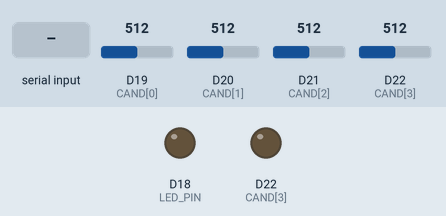
A sketch run on a simulated Arduino Due. Shown: output pins drawn as LEDs (lit = HIGH). Inputs (shaded band) come from the test bench; at power-on: D19 (CAND[0]) = 512, D20 (CAND[1]) = 512, D21 (CAND[2]) = 512, D22 (CAND[3]) = 512 (analog values on the 0–1023 scale). What the sketch prints to the serial monitor is not drawn.

Above: at 1.8 s.
1.9 s: "s" received over Serial
At 8.75 s:
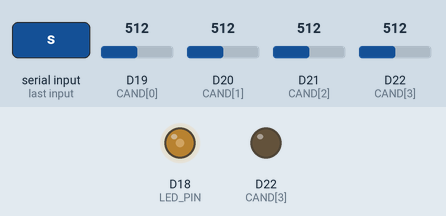
Timing chart, 0 to 9.5 s (numbered marks = the images above; inputs shaded):
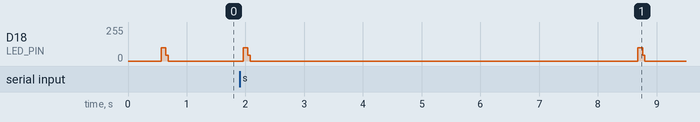

The sketch:

idrive_power.ino
```cpp
/*
 * idrive_power — power the encoder module and identify its outputs.
 *
 * Board: Teensy 3.2 / 3.1     Tools > USB Type: Serial
 *
 * WIRING CHANGE — ONE RESISTOR NEEDED
 * -----------------------------------
 *   Teensy pin 18 --[ 220 ohm ]-- encoder common wire   <-- the wire that was
 *                                                            on pin 18
 *   remaining 4 encoder wires -> pins 19, 20, 21, 22    (unchanged)
 *
 * Anything from 150 to 470 ohms is fine. At ~1.7 V across the junction that
 * gives roughly 7 mA, which is a sane IR emitter current and well inside what
 * a Teensy pin can source.
 *
 * WHAT IT DOES
 * ------------
 * We established that pin 18 is the module's V+ and that 19-22 are all on the
 * low side of it. We do NOT yet know which of those four is module ground and
 * which are signal outputs. So this sketch searches:
 *
 *   for each candidate ground G in {19,20,21,22}:
 *       drive G low (a real ground), leave the other three pulled up
 *       measure all three with the emitter ON, then again with it OFF
 *       report the difference
 *
 * A phototransistor output changes when the light behind it changes. So any
 * pin whose voltage MOVES between emitter-on and emitter-off is a real optical
 * output -- and that identifies both the correct ground and the signal pins
 * without you having to touch the knob at all.
 *
 * Then, once a promising configuration is found, turn the knob slowly: the
 * outputs should swing as the encoder wheel chops the beam.
 *
 * Commands:  's' = re-run the search      'l' = live mode on last good config
 */

const uint8_t LED_PIN = 18;               // via the series resistor
const uint8_t CAND[]  = { 19, 20, 21, 22 };
const uint8_t NC      = sizeof(CAND) / sizeof(CAND[0]);

int8_t   bestGround = -1;
uint32_t lastRun = 0;
bool     liveMode = false;

float readVolts(uint8_t pin) {
  uint32_t acc = 0;
  for (uint8_t k = 0; k < 8; k++) acc += analogRead(pin);
  return (acc / 8.0f) * 3.3f / 1023.0f;
}

void emitter(bool on) {
  pinMode(LED_PIN, OUTPUT);
  digitalWrite(LED_PIN, on ? HIGH : LOW);
  delay(3);
}

void search() {
  Serial.println();
  Serial.println("======== searching for module ground + outputs ========");
  float bestDelta = 0;
  bestGround = -1;

  for (uint8_t g = 0; g < NC; g++) {
    // candidate ground driven low; the rest pulled up as inputs
    for (uint8_t k = 0; k < NC; k++) pinMode(CAND[k], INPUT_PULLUP);
    pinMode(CAND[g], OUTPUT);
    digitalWrite(CAND[g], LOW);
    delay(5);

    Serial.print("  ground = ");
    Serial.print(CAND[g]);
    Serial.print(" : ");

    float maxDelta = 0;
    for (uint8_t j = 0; j < NC; j++) {
      if (j == g) continue;
      emitter(true);  float vOn  = readVolts(CAND[j]);
      emitter(false); float vOff = readVolts(CAND[j]);
      float d = fabs(vOn - vOff);
      if (d > maxDelta) maxDelta = d;

      Serial.print(CAND[j]); Serial.print(": on=");
      Serial.print(vOn, 2);  Serial.print("V off=");
      Serial.print(vOff, 2); Serial.print("V  d=");
      Serial.print(d, 2);
      if (d > 0.20f) Serial.print(" <== RESPONDS TO LIGHT");
      Serial.print("   ");
    }
    Serial.println();

    if (maxDelta > bestDelta) { bestDelta = maxDelta; bestGround = g; }
  }

  Serial.println("-------------------------------------------------------");
  if (bestDelta > 0.20f) {
    Serial.print("  BEST: ground on pin ");
    Serial.print(CAND[bestGround]);
    Serial.print("  (largest light response ");
    Serial.print(bestDelta, 2);
    Serial.println(" V)");
    Serial.println("  Entering live mode - TURN THE KNOB SLOWLY now.");
    liveMode = true;
  } else {
    Serial.println("  No pin responded to the emitter.");
    Serial.println("  Check the 220 ohm resistor is between pin 18 and the");
    Serial.println("  common wire, and that pin 18 really is the V+ wire.");
    liveMode = false;
  }
  Serial.println();
}

void live() {
  // hold the best configuration and stream the other pins
  for (uint8_t k = 0; k < NC; k++) pinMode(CAND[k], INPUT_PULLUP);
  pinMode(CAND[bestGround], OUTPUT);
  digitalWrite(CAND[bestGround], LOW);
  emitter(true);

  Serial.print(millis());
  Serial.print("  ");
  for (uint8_t j = 0; j < NC; j++) {
    if (j == (uint8_t)bestGround) continue;
    Serial.print(CAND[j]); Serial.print("=");
    Serial.print(readVolts(CAND[j]), 2); Serial.print("V  ");
  }
  Serial.println();
}

void setup() {
  Serial.begin(115200);
  while (!Serial && millis() < 3000) { }
  analogReadResolution(10);
  analogReadAveraging(8);

  pinMode(LED_PIN, OUTPUT);
  digitalWrite(LED_PIN, LOW);
  for (uint8_t k = 0; k < NC; k++) pinMode(CAND[k], INPUT_PULLUP);

  Serial.println();
  Serial.println("=== iDrive powered-encoder probe ===");
  Serial.println("Emitter drive on pin 18 (through your series resistor).");
  Serial.println("Candidates: 19 20 21 22");
  delay(500);
  search();
  lastRun = millis();
}

void loop() {
  if (Serial.available()) {
    char c = Serial.read();
    if (c == 's') search();
    if (c == 'l') liveMode = !liveMode;
  }

  if (liveMode && bestGround >= 0) {
    live();
    delay(120);
  } else if (millis() - lastRun > 8000) {
    lastRun = millis();
    search();
  }
}
```

Measured:
- by itself, D18 (LED_PIN): alternates 99/255 for 0.08 s and 0/255 for 6.6 s
